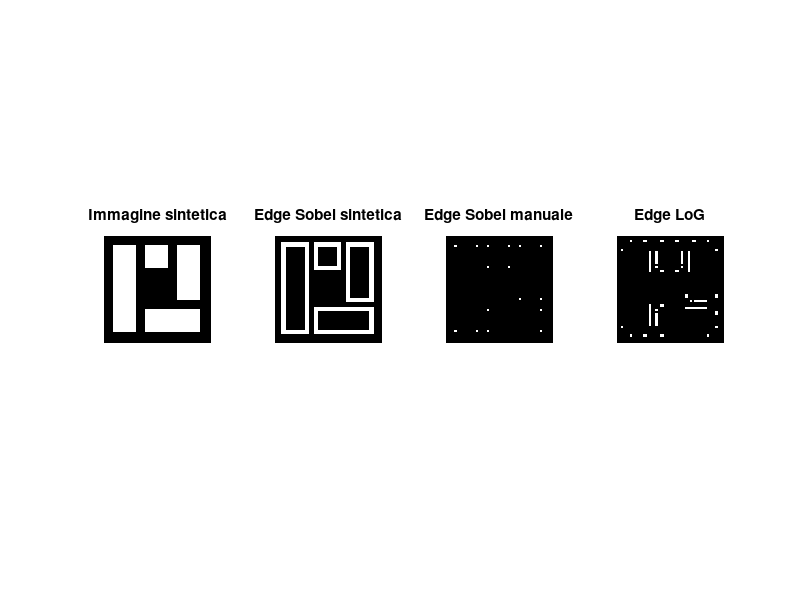
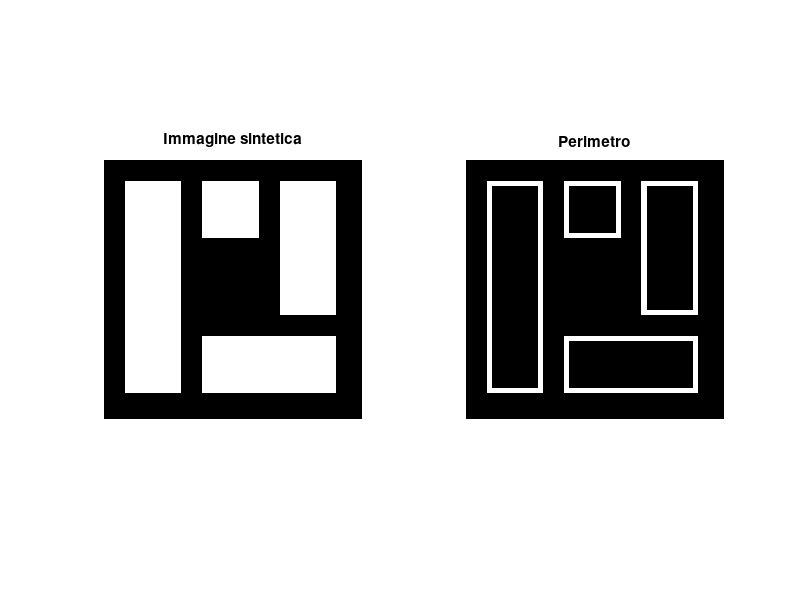

These figures' MATLAB source, in order: (Note: this script raises an error after producing the figures.)
% immagine
bar = zeros(50);
bar(5:45, 5:15)=1;
bar(35:45, 20:45)=1;
bar(5:30, 35:45)=1;
bar(5:15, 20:30)=1;

%%%%%%%%%%%%%%%%%%% (a) %%%%%%%%%%%%%%%%%%%%%%
%Sobel
sobelX = fspecial('sobel');
sobelY = sobelX';

% calcolo ampiezza
ImmDerivX = imfilter(bar, sobelX);
ImmDerivY = imfilter(bar, sobelY);
barAmpS = abs(ImmDerivX)+abs(ImmDerivY);

% binarizzo l'immagine
barAmpS = im2bw(barAmpS, 0.1);

%%%%%%%%%%%%%%%%%%% (b) %%%%%%%%%%%%%%%%%%%%%%
% edge sobel e log
edgeS = edge(bar, 'Sobel');
edgeL = edge(bar, 'log');

figure
subplot(1, 4, 1)
imshow(bar), title('Immagine sintetica');
subplot(1, 4, 2)
imshow(barAmpS), title('Edge Sobel sintetica');
subplot(1, 4, 3)
imshow(edgeS), title('Edge Sobel manuale');
subplot(1, 4, 4)
imshow(edgeL), title('Edge LoG');

%%%%%%%%%%%%%%%%%%% (c) %%%%%%%%%%%%%%%%%%%%%%
% immagine perimetro
Pbar = bwperim(bar);

figure
subplot(1, 2, 1)
imshow(bar), title('Immagine sintetica');
subplot(1, 2, 2)
imshow(Pbar), title('Perimetro');

%%%%%%%%%%%%%%%%%%% (d) %%%%%%%%%%%%%%%%%%%%%%
%converto le immagine da logical a uint8 per avere matrici
Pbar = +Pbar;
barAmpS = +barAmpS;
edgeS = +edgeS;
edgeL = +edgeL;

% MSE sobel manuale
ERR_Sm = immse(Pbar, barAmpS);
% MSE sobel edge
ERR_Se = immse(Pbar, edgeS);
% MSE LoG
ERR_L = immse(Pbar, edgeL);

%%%%%%%%%%%%%%%%%%% (e) %%%%%%%%%%%%%%%%%%%%%%

T = table(ERR_Sm, ERR_Se, ERR_L,'RowNames',{'Mean_Square_Error'} , 'VariableNames', {'Perim_Sobel_manuale', 'Perim_Sobel_edge', 'Perim_LoG'})
